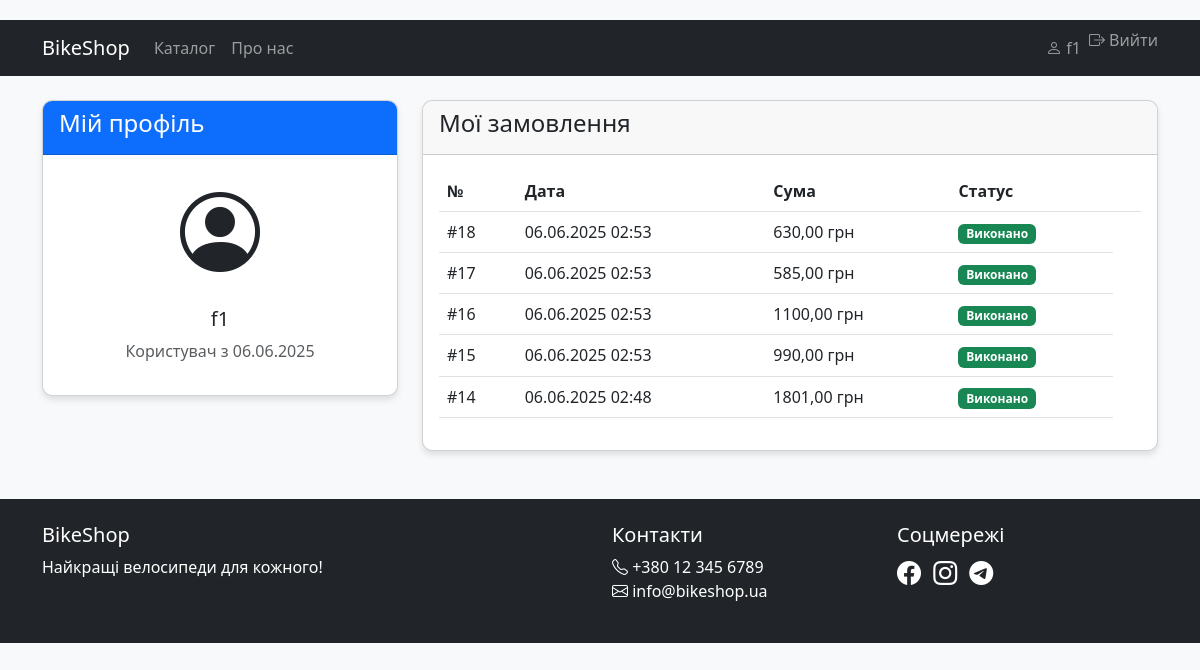
The app's page /profile/ (signed in) with its own data.
### shop/models.py (models this page shows, shortened)
class Order(models.Model):
    STATUS_CHOICES = [
        ('new', 'Нове'),
        ('processing', 'В обробці'),
        ('shipped', 'Відправлено'),
        ('delivered', 'Доставлено'),
        ('canceled', 'Скасовано'),
    ]
    user = models.ForeignKey(User, on_delete=models.CASCADE)
    created_at = models.DateTimeField(auto_now_add=True)
    status = models.CharField(max_length=20, choices=STATUS_CHOICES, default='new')
    tracking_number = models.CharField(max_length=50, blank=True, null=True)
    total = models.DecimalField(max_digits=10, decimal_places=2, default=0)
    discount = models.DecimalField(max_digits=10, decimal_places=2, default=0)
    discount_percent = models.PositiveIntegerField(default=0)
    success_handled = models.BooleanField(default=False)
    completed = models.BooleanField(default=False)

### shop/views.py (the view)
# urls.py: path('profile/', shop_views.profile, name='profile'),
@login_required
def profile(request):
    orders = Order.objects.filter(user=request.user).order_by('-created_at')
    return render(request, 'shop/profile.html', {'orders': orders})

### shop/templates/shop/profile.html (shortened to what this page needs)
{% extends 'base.html' %}
{% block content %}
<div class="row">
    <div class="col-md-4">
        <div class="card">
            <div class="card-header bg-primary text-white">
                <h4>Мій профіль</h4>
            </div>
            <div class="card-body text-center">
                <div class="mb-3">
                    <i class="bi bi-person-circle" style="font-size: 5rem;"></i>
                </div>
                <h5>{{ user.username }}</h5>
                <p class="text-muted">Користувач з {{ user.date_joined|date:"d.m.Y" }}</p>
            </div>
        </div>
    </div>
    <div class="col-md-8">
        <div class="card">
            <div class="card-header">
                <h4>Мої замовлення</h4>
            </div>
            <div class="card-body">
                {% if orders %}
                <div class="table-responsive">
                    <table class="table table-hover align-middle">
                        <thead>
                            <tr>
                                <th>№</th>
                                <th>Дата</th>
                                <th>Сума</th>
                                <th>Статус</th>
                                <th></th>
                            </tr>
                        </thead>
                        <tbody>
                            {% for order in orders %}
                            <tr>
                                <td>#{{ order.id }}</td>
                                <td>{{ order.created_at|date:"d.m.Y H:i" }}</td>
                                <td>{{ order.total|floatformat:2 }} грн</td>
                                <td>
                                    {% if order.completed %}
                                    <span class="badge bg-success">Виконано</span>
                                    {% else %}
                                    <span class="badge bg-warning text-dark">Обробляється</span>
                                    {% endif %}
                                </td>
                            </tr>
                            {% endfor %}
                        </tbody>
                    </table>
                </div>
                {% else %}
                <div class="alert alert-info">У вас ще немає замовлень</div>
                {% endif %}
            </div>
        </div>
    </div>
</div>
{% endblock %}

### shop/templates/base.html (shortened to what this page needs)
<!DOCTYPE html>
<html lang="uk">
<head>
    <link href="https://cdn.jsdelivr.net/npm/bootstrap@5.3.0/dist/css/bootstrap.min.css" rel="stylesheet" />
    <link rel="stylesheet" href="https://cdn.jsdelivr.net/npm/bootstrap-icons@1.10.0/font/bootstrap-icons.css" />
    {% load static %}
    <link rel="stylesheet" href="{% static 'css/styles.css' %}" />
</head>
<body>
    <nav class="navbar navbar-expand-lg navbar-dark bg-dark">
        <div class="container">
            <a class="navbar-brand" href="{% url 'shop:home' %}">BikeShop</a>
            <div class="collapse navbar-collapse" id="navbarNav">
                <ul class="navbar-nav me-auto mb-2 mb-lg-0">
                    <li class="nav-item">
                        <a class="nav-link" href="{% url 'shop:bike_list' %}">Каталог</a>
                    </li>
                    <li class="nav-item">
                        <a class="nav-link" href="#" role="button" tabindex="0" aria-disabled="true">Про нас</a>
                    </li>
                </ul>
                <ul class="navbar-nav">
                    {% if user.is_authenticated %}
                    <li class="nav-item">
                        <a class="nav-link" href="{% url 'profile' %}">
                            <i class="bi bi-person"></i> {{ user.username }}
                        </a>
                    </li>
                    <li class="nav-item">
                        <form method="post" action="{% url 'logout' %}" class="d-inline">
                            <button
                                type="submit"
                                class="nav-link btn btn-link p-0"
                                style="border: none; background: none;"
                            >
                                <i class="bi bi-box-arrow-right"></i> Вийти
                            </button>
                        </form>
                    </li>
                    {% endif %}
                </ul>
            </div>
        </div>
    </nav>
    <div class="container mt-4">
        {% block content %}{% endblock %}
    </div>
    <footer class="bg-dark text-white mt-5 py-4">
        <div class="container">
            <div class="row">
                <div class="col-md-6">
                    <h5>BikeShop</h5>
                    <p>Найкращі велосипеди для кожного!</p>
                </div>
                <div class="col-md-3">
                    <h5>Контакти</h5>
                    <ul class="list-unstyled">
                        <li><i class="bi bi-telephone"></i> +380 12 345 6789</li>
                        <li><i class="bi bi-envelope"></i> info@bikeshop.ua</li>
                    </ul>
                </div>
                <div class="col-md-3">
                    <h5>Соцмережі</h5>
                    <div class="social-links">
                        <a href="#" class="text-white me-2" aria-label="Facebook"><i class="bi bi-facebook"></i></a>
                        <a href="#" class="text-white me-2" aria-label="Instagram"><i class="bi bi-instagram"></i></a>
                        <a href="#" class="text-white me-2" aria-label="Telegram"><i class="bi bi-telegram"></i></a>
                    </div>
                </div>
            </div>
        </div>
    </footer>
</body>
</html>

### static/css/styles.css (style rules this page uses)
body { background-color: #f8f9fa; padding-top: 20px; }
.card { transition: transform 0.2s ease, box-shadow 0.2s ease; border-radius: 10px; overflow: hidden; box-shadow: 0 4px 6px rgba(0, 0, 0, 0.1); }
.social-links a { font-size: 1.5rem; transition: color 0.2s ease; }
.btn { border-radius: 5px; padding: 10px 20px; }

### records on screen
Order: id "18", created_at "06.06.2025 02:53", total "630,00", completed "Виконано"
Order: id "17", created_at "06.06.2025 02:53", total "585,00", completed "Виконано"
Order: id "16", created_at "06.06.2025 02:53", total "1100,00", completed "Виконано"
Order: id "15", created_at "06.06.2025 02:53", total "990,00", completed "Виконано"
Order: id "14", created_at "06.06.2025 02:48", total "1801,00", completed "Виконано"

### other values on screen
{{ user.username }} "f1"
{{ user.date_joined|date:"d.m.Y" }} "06.06.2025"
